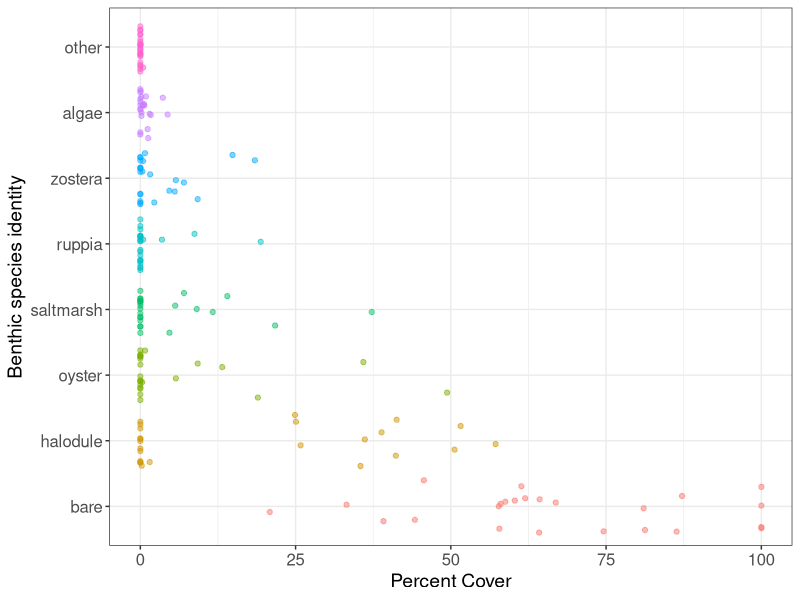

Write R code to recreate this figure. (Note: this script raises an error after producing the figure.)
## ---- chunk 1
knitr::opts_chunk$set(echo = TRUE)
knitr::opts_knit$set(root.dir = "C:/Users/Becca/Documents/Grad_School/Research/Projects/Sound_Habitat/data/")
getwd()
## ---- chunk 2
library(ggplot2)
library(dplyr)
library(tidyr)
library(vegan)

## ---- chunk 3
#rm(list = ls())
setwd("C:/Users/Becca/Documents/Grad_School/Research/Projects/Sound_Habitat/data")
data = read.csv("sound_habitat_data_2020.csv", header = TRUE)

## filter to data needed for mapping
#subset = data[,c(1,2,6,7,8,10,24:27)]
#subset = unique(subset)

#write.csv(subset,file = "sound_hab_data_map_subset.csv")

## ---- chunk 4
# transect_means = data %>%
#   group_by(deploy_num,site,transect) %>%
#   summarise(bare = mean(bare), halodule = mean(halodule), zostera = mean(zostera),
#             ruppia= mean(ruppia), algae = mean(algae), oyster = mean(oyster), spartina = mean(spartina),
#             juncus = mean(juncus), other = mean(other))
# 
# percent_cover_mean = data.frame(gather(transect_means, "identity", "perc_cover", -site, - transect, -deploy_num))
# percent_cover_mean$identity = factor(percent_cover_mean$identity)
# 
# ggplot(percent_cover_mean, aes(x = perc_cover, y = identity))+ theme_bw()+
#   geom_point()

## ---- chunk 5
# Average cover by each taxa at site level
site_means = data %>% 
  group_by(deploy_num,site) %>%
  summarise(bare = mean(bare), halodule = mean(halodule), zostera = mean(zostera), 
            ruppia= mean(ruppia), algae = mean(algae), oyster = mean(oyster), saltmarsh = mean(saltmarsh),
            other = mean(other))

siteMean_pc = data.frame(gather(site_means, "identity", "perc_cover", -site, -deploy_num))
siteMean_pc$identity = factor(siteMean_pc$identity, levels = c("bare","halodule","oyster","saltmarsh",
                                                               "ruppia", "zostera", "algae", "other"))

## Benthic species community metrics
site_means$richness = apply(site_means[,c(4:10)]>0, 1, sum)
site_means$shannonD = diversity(site_means[,c(4:10)], "shannon")
site_means$evenness = site_means$shannonD/log(site_means$richness, base = 10)

# Plotting
ggplot(siteMean_pc, aes(x = perc_cover, y = identity, color = identity))+ theme_bw()+
  geom_point(alpha = .5, position = "jitter")+
  xlab('Percent Cover')+
  ylab('Benthic species identity')+
  theme(axis.title = element_text(size = 14), 
        axis.text = element_text(size = 12), 
        legend.position = "none")

## ---- chunk 6
data = data %>% mutate(seagrass= halodule+zostera+ruppia)

# Summarize cover by taxa, with seagrass spp combined
  group_by(deploy_num,site) %>%
  summarise(bare = mean(bare), seagrass = mean(seagrass), algae = mean(algae), 
            oyster = mean(oyster), saltmarsh = mean(saltmarsh), other = mean(other))

siteMean_pc_comb = data.frame(gather(site_means_comb, "identity", "perc_cover", -site, -deploy_num))
siteMean_pc_comb$identity = factor(siteMean_pc_comb$identity, levels = c("bare","seagrass","oyster","saltmarsh","algae","other"))

#levels(siteMean_pc_comb$identity) = c("bare","seagrass","oyster","saltmarsh","algae","other")

ggplot(siteMean_pc_comb, aes(x = perc_cover, y = identity, color = identity))+ theme_bw()+
  geom_point(alpha = .5, position = "jitter")+
  xlab('Percent Cover')+
  ylab('Benthic species identity')+
  theme(axis.title = element_text(size = 14), 
        axis.text = element_text(size = 12), 
        legend.position = "none")

seagrass_pc = site_means[,c(1,2,4:6)]
seagrass_pc_long = data.frame(gather(seagrass_pc, "identity", "perc_cover", -site, -deploy_num))

ggplot(seagrass_pc_long, aes(x = perc_cover, y = identity, color = identity))+ theme_bw()+
  geom_point(alpha = .5, position = "jitter")+
  xlab('Percent Cover')+
  ylab('Benthic species identity')+
  theme(axis.title = element_text(size = 14), 
        axis.text = element_text(size = 12), 
        legend.position = "none")

## Benthic species community metrics
site_means_comb$richness_comb = apply(site_means_comb[,c(4:8)]>0, 1, sum)
site_means_comb$shannonD_comb = diversity(site_means[,c(4:8)], "shannon")
site_means_comb$evenness_comb = site_means$shannonD/log(site_means$richness, base = 10)

## ---- chunk 7
data = data %>% 
  mutate(total_cover = halodule+zostera+ruppia+saltmarsh+oyster+algae+other, 
         habitat = case_when(grepl("Seagrass", site) ~ "seagrass", 
                             grepl("Creek", site) ~ "creek",
                             grepl("Mudflat", site) ~ "mudflat"))

total_cover = data %>%
  group_by(deploy_num, site) %>%
  summarise(total_cover = mean(total_cover)) %>%
  mutate(Habitat = case_when(grepl("Seagrass", site) ~ "Seagrass", 
                             grepl("Creek", site) ~ "Creek",
                             grepl("Mudflat", site) ~ "Mudflat"))

ggplot(total_cover , aes(x = reorder(site, total_cover), y = total_cover, fill = Habitat, color = Habitat))+theme_bw()+
  geom_col()+ 
  theme(axis.text.x = element_text(angle = -90, hjust = 0, vjust = .3), 
        axis.title = element_text(size = 14),
        axis.text = element_text(size = 12),
        legend.text = element_text(size = 12),
        legend.title = element_text(size = 14))+
  labs(x = "Site", y = "Total Cover Habitat Forming Species")

## ---- chunk 8
seagrass = read.csv("seagrass_all.csv", header = TRUE)
seagrass$id = paste(seagrass$site, seagrass$Transect, sep = "_")
seagrass_max = read.csv("seagrass_max_canopy.csv", header = TRUE) #max canopy as calculated in excel

ggplot(seagrass, aes(x = Site_code, y = Length))+ theme_bw()+
  geom_boxplot()+ ylab("Seagrass blade length")+
  theme(axis.title = element_text(size = 14), 
        axis.text = element_text(size = 12))

# Calculate mean blade length by transect
seagrass_summary = seagrass %>%
  group_by(Date, site, Transect) %>%
  summarise(mean = mean(Length))

# add max blade length to df - transect
seagrass_summary$max_10 = seagrass_max$mean_10
seagrass_summary$max_25perc = seagrass_max$mean_25percent

# Seagrass mean and max canopy by site
seagrass_site = seagrass %>%
  group_by(Date, site) %>%
  summarise(avg_blade_length = mean(Length))

# Shoot density
shoot_data = data %>% 
  filter(canopy.sampled == "yes")
avg_shoot_density = shoot_data %>% 
  group_by(deploy_num, site) %>%
  summarize(avg_shoot_density = mean(shoot.density1_16m2))

### Summarize max canopy by site then add to seagrass_site
# Calculates site mean by averageing the max of each transect --> this is not how the cover is calculated
# Do I ned to go back and summarize the max canopy by site more generally?
max_canopy_site = seagrass_summary %>%
  group_by(site) %>%
  summarise(max_10 = mean(max_10), max_25perc = mean(max_25perc))
seagrass_site$max_10 = max_canopy_site$max_10
seagrass_site$max_25perc = max_canopy_site$max_25perc

seagrass_all = right_join(avg_shoot_density,seagrass_site, by = "site")

## ---- chunk 9
trawl = read.csv("summer_trawl_data_2019.csv", header = TRUE)

catch_data = data.frame(trawl[,c(1,3:5,7,13:17,19:67)])
spp_data = catch_data[,11:59]
spp_data[is.na(spp_data)] = 0
spp_data = spp_data[, colSums(spp_data) > 0]
catch_data = cbind(catch_data[,1:10],spp_data)

# species = data.frame(colnames(spp_data))
# write.csv(species, file = "species_list.csv")

catch_long = data.frame(gather(catch_data, "identity", "abund", -Date, -Tow_number,-Site, -Project.Site.Name, 
                               -Habitat, -Distance_m, -Distance_km_speed_duration_calc, -Depth_m, -Temp_C, -Sal_ppt))
catch_long = catch_long %>%
 mutate(std_dist = Distance_m/100, std_abund = abund/std_dist)

std_catch = data.frame(pivot_wider(catch_long,id_cols = 1:10, names_from = "identity",values_from = "std_abund"))

species_list = read.csv("species_list.csv", header = TRUE)

catch_long = left_join(catch_long, species_list[,c(2,4:7)], by = c("identity" = "colnames.spp_data.")) 

# calculating soniferous spp richness
# this is the value for each - likely want to follow the same method before and use the single summed values

soniferous = catch_long %>%
  filter(abund > 0)%>%
  group_by(Project.Site.Name,Tow_number, soniferous)%>%
  summarize(soniferous_S = n()) %>%
  filter(soniferous == 'Y')

# Community metrics
rep_metrics  = std_catch[,c(1:5,8:10)]
rep_metrics$total_abund = rowSums(std_catch[,11:46])
rep_metrics$richness = apply(std_catch[,c(11:46)]>0, 1, sum)
rep_metrics$shannonD = diversity(std_catch[,11:46], "shannon")
rep_metrics$evenness = rep_metrics$shannonD/log(rep_metrics$richness, base = 10)

# make a unique id for each site and tow to pair with the soniferous
rep_metrics$uniqID = mutate(paste(rep_metrics$Project.Site.Name, rep_metrics$Tow_number, sep = "_"))
soniferous$uniqID = paste(soniferous$Project.Site.Name, soniferous$Tow_number, sep = "_")

comm_metrics = left_join(rep_metrics[,c(1:12)], soniferous[,4], by = "Project.Site.Name") # why wont this work!!

# write.csv(rep_metrics, "rep_metrics.csv")
## Manually convertered trawl replicates into rows

rep_metrics = read.csv("rep_metrics.csv", header = T)

# rep_test = pivot_wider(catch_long, id_cols = 1:10,
#             names_from = c(Tow_number, identity), 
#             values_from = std_abund,
#             names_sep = "_")

# trial for summing trawls - SUCCESS!
catch_long$Depth_m = as.numeric(catch_long$Depth_m)
test_catch = catch_long %>%
  group_by(Project.Site.Name, identity) %>%
  summarise(habitat = Habitat, guild = guild, guild_secondary = guild_secondary, soniferous = soniferous, 
            depth_m_avg = mean(Depth_m), temp_avg = mean(Temp_C), sal_avg = mean(Sal_ppt),
            dist_m_sum = sum(Distance_m), abund_sum = sum(abund))

test_catch = test_catch %>%
 mutate(std_dist_sum = dist_m_sum/200, std_abund_sum = abund_sum/std_dist_sum)

test_catch = distinct(test_catch)

std_catch_sum = data.frame(pivot_wider(test_catch,id_cols = c(1,3,7:9), names_from = "identity",values_from = "std_abund_sum"))

# Community metrics summed
trawl_metrics  = std_catch_sum[,c(1:6)]
trawl_metrics$total_abund_sum = rowSums(std_catch_sum[,7:42])
trawl_metrics$comm_richness_sum = apply(std_catch_sum[,c(7:42)]>0, 1, sum)
trawl_metrics$comm_shannonD_sum = diversity(std_catch_sum[,7:42], "shannon")
trawl_metrics$comm_evenness_sum = trawl_metrics$comm_shannonD_sum/log(trawl_metrics$comm_richness_sum, base = 10)

guild_abund = test_catch %>%
  group_by(Project.Site.Name,guild) %>%
  summarise(guild_abund = mean(std_abund_sum))

guild_abund = pivot_wider(guild_abund, id_cols = 1, names_from = "guild", values_from = "guild_abund")

trawl_metrics = left_join(trawl_metrics, guild_abund, by = "Project.Site.Name")

guild2_abund = test_catch %>%
  group_by(Project.Site.Name,guild_secondary) %>%
  summarise(guild2_abund = mean(std_abund_sum))

guild2_abund = pivot_wider(guild2_abund, id_cols = 1, names_from = "guild_secondary", values_from = "guild2_abund")
trawl_metrics = left_join(trawl_metrics, guild2_abund, by = "Project.Site.Name")

trawl_metrics = left_join(trawl_metrics, rep_metrics[,c(4,6:19)], by = "Project.Site.Name")

## ---- chunk 10
# need to add site names to this dataframe, they are not in the same order as the habitat variables
spl_pmHT = as.data.frame(read.csv("avg_pmHT_spl.csv", header = TRUE))
spl_pmHT_dB = cbind(spl_pmHT$site, 10*log10(spl_pmHT[,2:5]))


## ---- chunk 11
ecometrics = site_means
ecometrics$seagrass_comb = site_means_comb$seagrass
ecometrics$richness_comb = site_means_comb$richness_comb
ecometrics$shannonD_comb = site_means_comb$shannonD_comb
ecometrics$evenness_comb = site_means_comb$evenness_comb
ecometrics$totalcover = total_cover$total_cover
ecometrics = left_join(ecometrics, seagrass_all, by =  "site")
ecometrics = subset(ecometrics, select = -c(deploy_num.y,Date))

#create matching habitat variable to join habitat and trawl data
ecometrics$site_code = c("C7","MF2","SG10","SG12","C2","MF1","SG2","SG4","CB","MA","SB","SC","C8","MF7","SG6","SG9",
                         "C4","C5","S14","S15","C3","C6","SG1","SG17") 
ecometrics = left_join(ecometrics, trawl_metrics, by = c("site_code"="Project.Site.Name"))

ecometrics = left_join(ecometrics, spl_pmHT_dB, by = c("site_code" = "spl_pmHT$site"))


# save ecometrics dataframe as csv
write.csv(ecometrics, "ecometrics.csv")

## ---- chunk 12
benthic_cor = cor(site_means[,-c(1:2)])
round(benthic_cor,3)

benthic_comb_cor = cor(site_means_comb[,-c(1:2)])
round(benthic_comb_cor,3)

## ---- chunk 13
ecometrics = read.csv("data/clean_data/ecometrics.csv")

# add habitat label and filter to only seagrass

#Benthic metrics
ggplot(aes(x = richness_comb, y = avg_spl_low, color = habitat), data = ecometrics)+
  geom_point()

ggplot(aes(x = shannonD , y = avg_spl_low, color = habitat), data = ecometrics)+
  geom_point()

ggplot(aes(x = totalcover, y = avg_spl_low, color = habitat), data = ecometrics)+ theme_bw()+
  geom_point(size = 3)+
  geom_smooth(method = "lm", se = FALSE)+
  scale_color_discrete(name = "Habitat type")+
  ylab("Average sound pressure level (db re 1 uPa")+ 
  xlab("Average percent cover")+
  theme(axis.text = element_text(size = 16), 
        axis.title = element_text(size = 18), 
        legend.title = element_text(size = 18), 
        legend.text = element_text(size = 16))

#Habitat Metrics
ggplot(aes(x = seagrass_comb, y = avg_spl_low, color = habitat), data = ecometrics)+
  geom_point()

ggplot(aes(x = saltmarsh, y = avg_spl_low, color = habitat), data = ecometrics)+
  geom_point()

ggplot(aes(x = saltmarsh, y = avg_spl_high, color = habitat), data = ecometrics)+
  geom_point()

ggplot(aes(x = oyster, y = avg_spl_high, color = habitat), data = ecometrics)+
  geom_point()

ggplot(aes(x = oyster, y = avg_spl_low, color = habitat), data = ecometrics)+
  geom_point()

# Community metrics
ggplot(aes(x = total_abund_sum, y = avg_spl_low, color = habitat), data = ecometrics)+
  geom_point()

ggplot(aes(x = comm_shannonD_sum, y = avg_spl_low, color = habitat), data = ecometrics)+
  geom_point()

ggplot(aes(x = comm_richness_sum, y = avg_spl_low, color = habitat), data = ecometrics)+
  geom_point()

ggplot(aes(x = X1_Depth_m, y = avg_spl_low, color = habitat), data = ecometrics)+
  geom_point()

#ecometrics[is.na(ecometrics)] = 0
#sound_eco_cor = cor(ecometrics[,c(6:24,27:62)], use = "pairwise.complete.obs")

